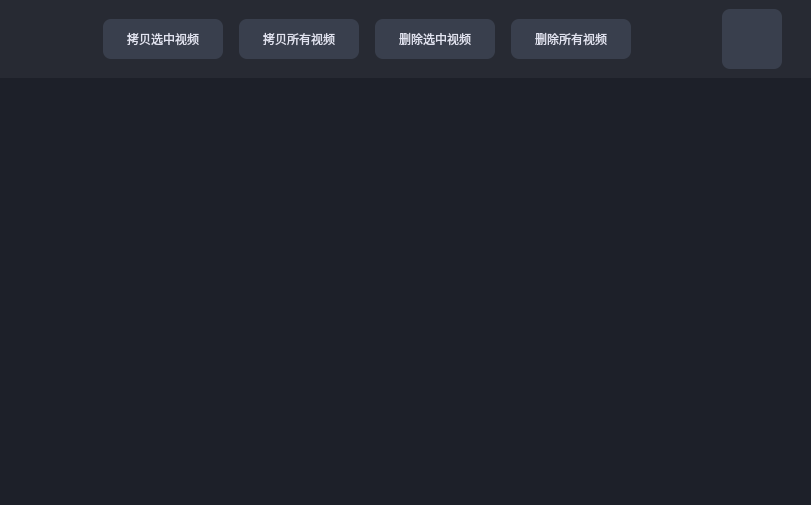
<?xml version="1.0" encoding="UTF-8"?>
<ui version="4.0">
 <class>VideoViewer</class>
 <widget class="QWidget" name="VideoViewer">
  <property name="geometry">
   <rect>
    <x>0</x>
    <y>0</y>
    <width>811</width>
    <height>505</height>
   </rect>
  </property>
  <property name="windowTitle">
   <string>Form</string>
  </property>
  <property name="styleSheet">
   <string notr="true">#VideoViewer {
	background-color: rgb(29, 32, 41);
}
#video_list{
   color:rgba(255, 255, 255, 1);
	border:0px;
	outline:none;
   
	background-color: rgb(29, 32, 41);
}

#video_list::item::selected{
color:rgba(51, 51, 51, 1);
background-color: rgba(57, 63, 77, 1);
}

</string>
  </property>
  <layout class="QVBoxLayout" name="verticalLayout">
   <property name="spacing">
    <number>0</number>
   </property>
   <property name="leftMargin">
    <number>0</number>
   </property>
   <property name="topMargin">
    <number>0</number>
   </property>
   <property name="rightMargin">
    <number>0</number>
   </property>
   <property name="bottomMargin">
    <number>0</number>
   </property>
   <item>
    <widget class="QWidget" name="top" native="true">
     <property name="styleSheet">
      <string notr="true">#top {
	background-color: rgb(39, 42, 51);
}

QPushButton {
   border-radius:8px;
	color: rgb(225, 227, 240);
	background-color: rgba(57, 63, 77, 1);
}

QPushButton::pressed{
   border-radius:8px;
	color: rgb(225, 227, 240);
	background-color: rgba(24, 144, 255, 1);
}

#back_btn{
   background-color:transparent;
	border-image: url(:/resources/images/back.png);
}

#back_btn::clicked{
   background-color:transparent;
	border-image: url(:/resources/images/back.png);
}

#selectMode_btn {
	image: url(:/resources/images/select_mode.png);
	background-color: rgba(57, 63, 77, 1);
   border-radius:8px;
}
#selectMode_btn::checked {
	image: url(:/resources/images/select_mode.png);
	background-color: rgba(24, 144, 255, 1);
   border-radius:8px;
}</string>
     </property>
     <layout class="QHBoxLayout" name="horizontalLayout">
      <item>
       <spacer name="horizontalSpacer_2">
        <property name="orientation">
         <enum>Qt::Horizontal</enum>
        </property>
        <property name="sizeType">
         <enum>QSizePolicy::Fixed</enum>
        </property>
        <property name="sizeHint" stdset="0">
         <size>
          <width>20</width>
          <height>20</height>
         </size>
        </property>
       </spacer>
      </item>
      <item alignment="Qt::AlignLeft">
       <widget class="QPushButton" name="back_btn">
        <property name="sizePolicy">
         <sizepolicy hsizetype="Fixed" vsizetype="Fixed">
          <horstretch>0</horstretch>
          <verstretch>0</verstretch>
         </sizepolicy>
        </property>
        <property name="minimumSize">
         <size>
          <width>28</width>
          <height>48</height>
         </size>
        </property>
        <property name="maximumSize">
         <size>
          <width>28</width>
          <height>48</height>
         </size>
        </property>
        <property name="text">
         <string/>
        </property>
       </widget>
      </item>
      <item>
       <spacer name="horizontalSpacer_6">
        <property name="orientation">
         <enum>Qt::Horizontal</enum>
        </property>
        <property name="sizeType">
         <enum>QSizePolicy::Fixed</enum>
        </property>
        <property name="sizeHint" stdset="0">
         <size>
          <width>40</width>
          <height>20</height>
         </size>
        </property>
       </spacer>
      </item>
      <item>
       <widget class="QPushButton" name="copy_select">
        <property name="sizePolicy">
         <sizepolicy hsizetype="Fixed" vsizetype="Fixed">
          <horstretch>0</horstretch>
          <verstretch>0</verstretch>
         </sizepolicy>
        </property>
        <property name="minimumSize">
         <size>
          <width>120</width>
          <height>40</height>
         </size>
        </property>
        <property name="text">
         <string>拷贝选中视频</string>
        </property>
       </widget>
      </item>
      <item>
       <spacer name="horizontalSpacer_3">
        <property name="orientation">
         <enum>Qt::Horizontal</enum>
        </property>
        <property name="sizeType">
         <enum>QSizePolicy::Fixed</enum>
        </property>
        <property name="sizeHint" stdset="0">
         <size>
          <width>10</width>
          <height>20</height>
         </size>
        </property>
       </spacer>
      </item>
      <item>
       <widget class="QPushButton" name="copy_all">
        <property name="sizePolicy">
         <sizepolicy hsizetype="Fixed" vsizetype="Fixed">
          <horstretch>0</horstretch>
          <verstretch>0</verstretch>
         </sizepolicy>
        </property>
        <property name="minimumSize">
         <size>
          <width>120</width>
          <height>40</height>
         </size>
        </property>
        <property name="text">
         <string>拷贝所有视频</string>
        </property>
       </widget>
      </item>
      <item>
       <spacer name="horizontalSpacer_4">
        <property name="orientation">
         <enum>Qt::Horizontal</enum>
        </property>
        <property name="sizeType">
         <enum>QSizePolicy::Fixed</enum>
        </property>
        <property name="sizeHint" stdset="0">
         <size>
          <width>10</width>
          <height>20</height>
         </size>
        </property>
       </spacer>
      </item>
      <item>
       <widget class="QPushButton" name="del_select">
        <property name="sizePolicy">
         <sizepolicy hsizetype="Fixed" vsizetype="Fixed">
          <horstretch>0</horstretch>
          <verstretch>0</verstretch>
         </sizepolicy>
        </property>
        <property name="minimumSize">
         <size>
          <width>120</width>
          <height>40</height>
         </size>
        </property>
        <property name="text">
         <string>删除选中视频</string>
        </property>
       </widget>
      </item>
      <item>
       <spacer name="horizontalSpacer_5">
        <property name="orientation">
         <enum>Qt::Horizontal</enum>
        </property>
        <property name="sizeType">
         <enum>QSizePolicy::Fixed</enum>
        </property>
        <property name="sizeHint" stdset="0">
         <size>
          <width>10</width>
          <height>20</height>
         </size>
        </property>
       </spacer>
      </item>
      <item>
       <widget class="QPushButton" name="del_all">
        <property name="sizePolicy">
         <sizepolicy hsizetype="Fixed" vsizetype="Fixed">
          <horstretch>0</horstretch>
          <verstretch>0</verstretch>
         </sizepolicy>
        </property>
        <property name="minimumSize">
         <size>
          <width>120</width>
          <height>40</height>
         </size>
        </property>
        <property name="text">
         <string>删除所有视频</string>
        </property>
       </widget>
      </item>
      <item>
       <spacer name="horizontalSpacer">
        <property name="orientation">
         <enum>Qt::Horizontal</enum>
        </property>
        <property name="sizeHint" stdset="0">
         <size>
          <width>40</width>
          <height>20</height>
         </size>
        </property>
       </spacer>
      </item>
      <item>
       <widget class="QPushButton" name="selectMode_btn">
        <property name="sizePolicy">
         <sizepolicy hsizetype="Fixed" vsizetype="Fixed">
          <horstretch>0</horstretch>
          <verstretch>0</verstretch>
         </sizepolicy>
        </property>
        <property name="minimumSize">
         <size>
          <width>60</width>
          <height>60</height>
         </size>
        </property>
        <property name="text">
         <string/>
        </property>
        <property name="checkable">
         <bool>true</bool>
        </property>
       </widget>
      </item>
      <item>
       <spacer name="horizontalSpacer_7">
        <property name="orientation">
         <enum>Qt::Horizontal</enum>
        </property>
        <property name="sizeType">
         <enum>QSizePolicy::Fixed</enum>
        </property>
        <property name="sizeHint" stdset="0">
         <size>
          <width>20</width>
          <height>20</height>
         </size>
        </property>
       </spacer>
      </item>
     </layout>
    </widget>
   </item>
   <item>
    <widget class="QListWidget" name="video_list">
     <property name="styleSheet">
      <string notr="true"/>
     </property>
     <property name="sizeAdjustPolicy">
      <enum>QAbstractScrollArea::AdjustToContents</enum>
     </property>
     <property name="selectionMode">
      <enum>QAbstractItemView::SingleSelection</enum>
     </property>
     <property name="iconSize">
      <size>
       <width>300</width>
       <height>300</height>
      </size>
     </property>
     <property name="movement">
      <enum>QListView::Static</enum>
     </property>
     <property name="resizeMode">
      <enum>QListView::Adjust</enum>
     </property>
     <property name="spacing">
      <number>20</number>
     </property>
     <property name="viewMode">
      <enum>QListView::IconMode</enum>
     </property>
     <property name="batchSize">
      <number>101</number>
     </property>
     <property name="itemAlignment">
      <set>Qt::AlignHCenter</set>
     </property>
    </widget>
   </item>
  </layout>
 </widget>
 <resources/>
 <connections>
  <connection>
   <sender>video_list</sender>
   <signal>itemClicked(QListWidgetItem*)</signal>
   <receiver>VideoViewer</receiver>
   <slot>onItemClicked(QListWidgetItem*)</slot>
   <hints>
    <hint type="sourcelabel">
     <x>464</x>
     <y>236</y>
    </hint>
    <hint type="destinationlabel">
     <x>767</x>
     <y>504</y>
    </hint>
   </hints>
  </connection>
  <connection>
   <sender>back_btn</sender>
   <signal>clicked()</signal>
   <receiver>VideoViewer</receiver>
   <slot>close()</slot>
   <hints>
    <hint type="sourcelabel">
     <x>43</x>
     <y>52</y>
    </hint>
    <hint type="destinationlabel">
     <x>0</x>
     <y>58</y>
    </hint>
   </hints>
  </connection>
  <connection>
   <sender>selectMode_btn</sender>
   <signal>toggled(bool)</signal>
   <receiver>VideoViewer</receiver>
   <slot>onSelectModeToggled(bool)</slot>
   <hints>
    <hint type="sourcelabel">
     <x>761</x>
     <y>49</y>
    </hint>
    <hint type="destinationlabel">
     <x>810</x>
     <y>24</y>
    </hint>
   </hints>
  </connection>
  <connection>
   <sender>copy_select</sender>
   <signal>clicked()</signal>
   <receiver>VideoViewer</receiver>
   <slot>onCopySelectedClicked()</slot>
   <hints>
    <hint type="sourcelabel">
     <x>161</x>
     <y>40</y>
    </hint>
    <hint type="destinationlabel">
     <x>175</x>
     <y>-36</y>
    </hint>
   </hints>
  </connection>
  <connection>
   <sender>copy_all</sender>
   <signal>clicked()</signal>
   <receiver>VideoViewer</receiver>
   <slot>onCopyAllClicked()</slot>
   <hints>
    <hint type="sourcelabel">
     <x>307</x>
     <y>38</y>
    </hint>
    <hint type="destinationlabel">
     <x>294</x>
     <y>-21</y>
    </hint>
   </hints>
  </connection>
  <connection>
   <sender>del_select</sender>
   <signal>clicked()</signal>
   <receiver>VideoViewer</receiver>
   <slot>onDelSelectClicked()</slot>
   <hints>
    <hint type="sourcelabel">
     <x>445</x>
     <y>45</y>
    </hint>
    <hint type="destinationlabel">
     <x>442</x>
     <y>-21</y>
    </hint>
   </hints>
  </connection>
  <connection>
   <sender>del_all</sender>
   <signal>clicked()</signal>
   <receiver>VideoViewer</receiver>
   <slot>onDelAllClicked()</slot>
   <hints>
    <hint type="sourcelabel">
     <x>592</x>
     <y>49</y>
    </hint>
    <hint type="destinationlabel">
     <x>585</x>
     <y>-23</y>
    </hint>
   </hints>
  </connection>
 </connections>
 <slots>
  <slot>onItemClicked(QListWidgetItem*)</slot>
  <slot>onItemPressed(QListWidgetItem*)</slot>
  <slot>onSelectModeToggled(bool)</slot>
  <slot>onCopySelectedClicked()</slot>
  <slot>onCopyAllClicked()</slot>
  <slot>onDelSelectClicked()</slot>
  <slot>onDelAllClicked()</slot>
 </slots>
</ui>
